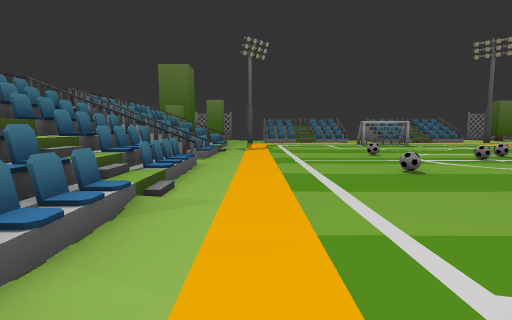
[1] (above)

14 first-person views from a walk through a 3-D level made in the Unity game engine. The camera is 1.5 m above the floor, tilts 6° down and sees 80° across. The floor is counted in squares, 2 m on a side. Each view is taken from the middle of a square. On the plan, view 1 faces up. The plan holds only what a view shows up to about 10 squares ahead; the rest is blank. The player is left out. Some animated figures are not drawn. Some surface patterns are stand-ins.

[2]
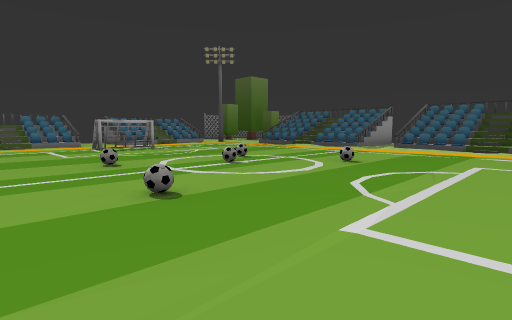

[3]
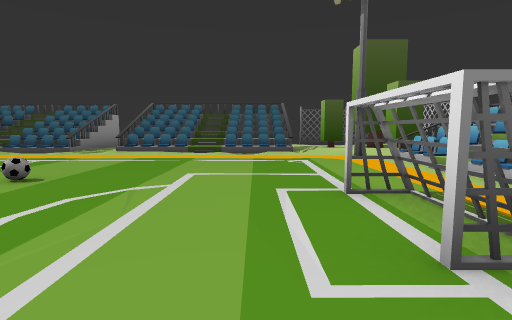

[4]
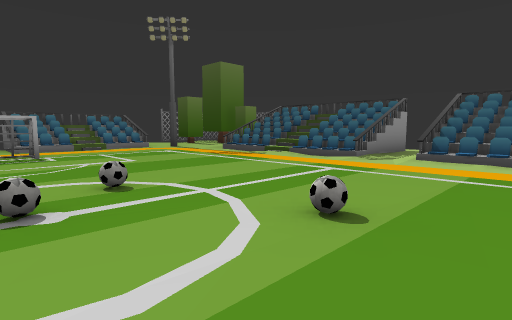

[5]
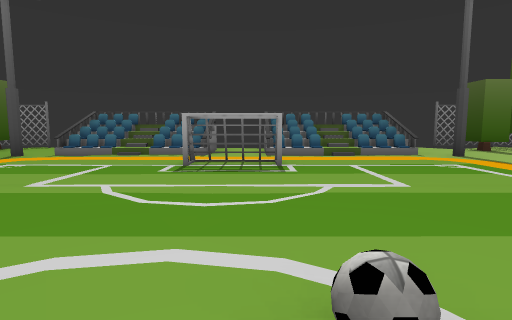

[6]
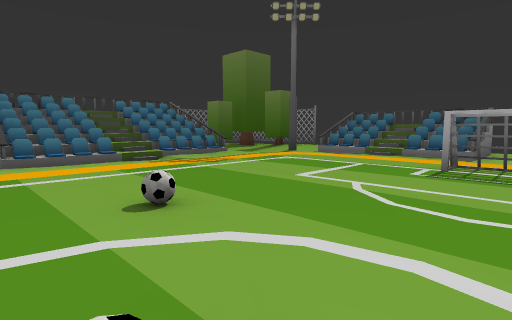

[7]
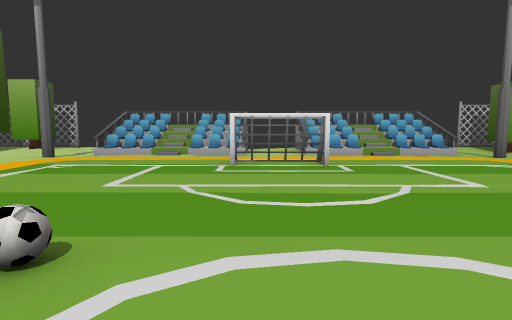

[8]
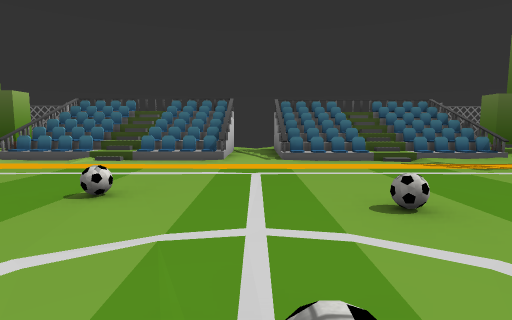

[9]
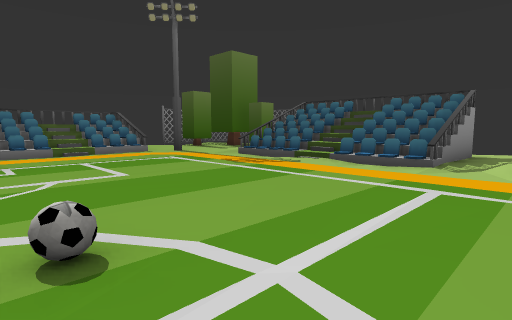

[10]
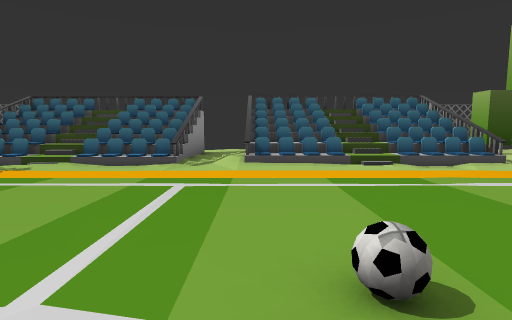

[11]
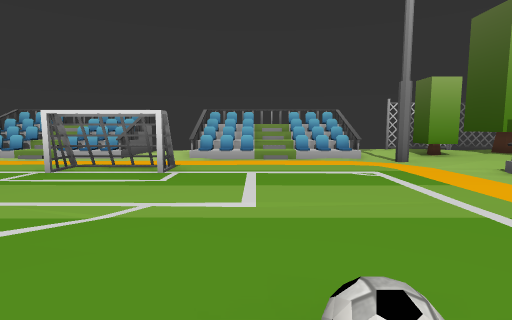

[12]
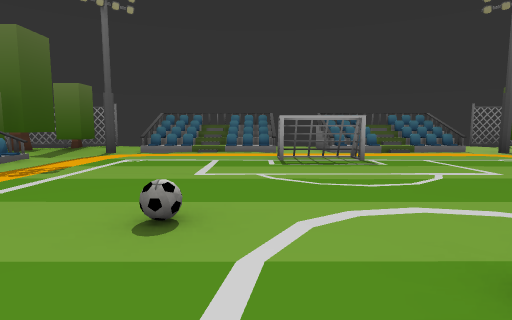

[13]
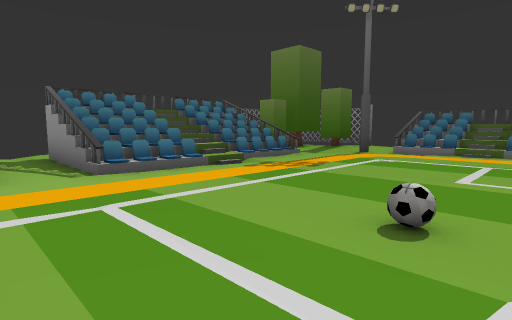

[14]
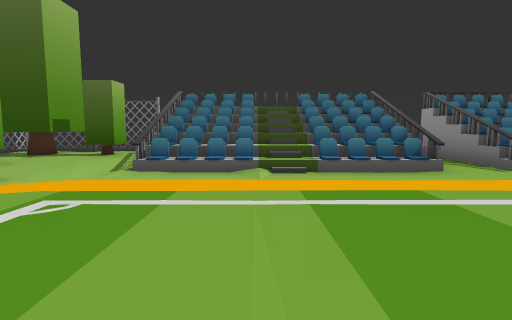

### Floor plan
Key: @ floor where view 1 was taken; # wall or solid block; x gap in a wall; . main floor; : floor 0.25 m higher than the main floor; / step, stairs or slope; = window, fence, low wall or low ledge; v drop or lower ground; B ball; T thing the floor can be seen under or through; R tree; F fence; O other object.
Columns run from 5 left of view 1 to 16 right of it. Each row starts with its distance up from view 1.
 18       ####.   x
 17 RR R..===#..===# .R
 16 RR/R..====..===#..R
 15  R.//#..........#..
 14     ......TT......
 13  ###/.....TT.....//v/
 12  #/=/............/=/=
 11 ##/=/............/=/=
 10 ##///............///=x
  9  #/=/............/=/=
  8 .#/#/...B..B...../#/#.
  7 ..........B...........
  6  #=#/............/###x
  5  #==/...B...B..../===
  4  #==/............/===
  3  #==/............/===
  2  #==/............/===
  1  ###/.....TT...../###
  0  ....@....TT.......
 -1 .R...#..........#...R
 -2 FR....====..====./: RR
 -3 FR.R..#==#..===#..R RR
 -4 FFFF.             OO

Positions as (right, up) in squares from view 1, and headings:
1: (0, 0), facing up
2: (1, 2), facing up-right
3: (3, 2), facing right
4: (5, 4), facing up-right
5: (6, 7), facing up
6: (6, 7), facing up-left
7: (6, 7), facing down
8: (6, 7), facing left
9: (6, 6), facing up-right
10: (6, 6), facing right
11: (3, 6), facing down
12: (4, 6), facing up
13: (4, 6), facing up-left
14: (4, 3), facing left
